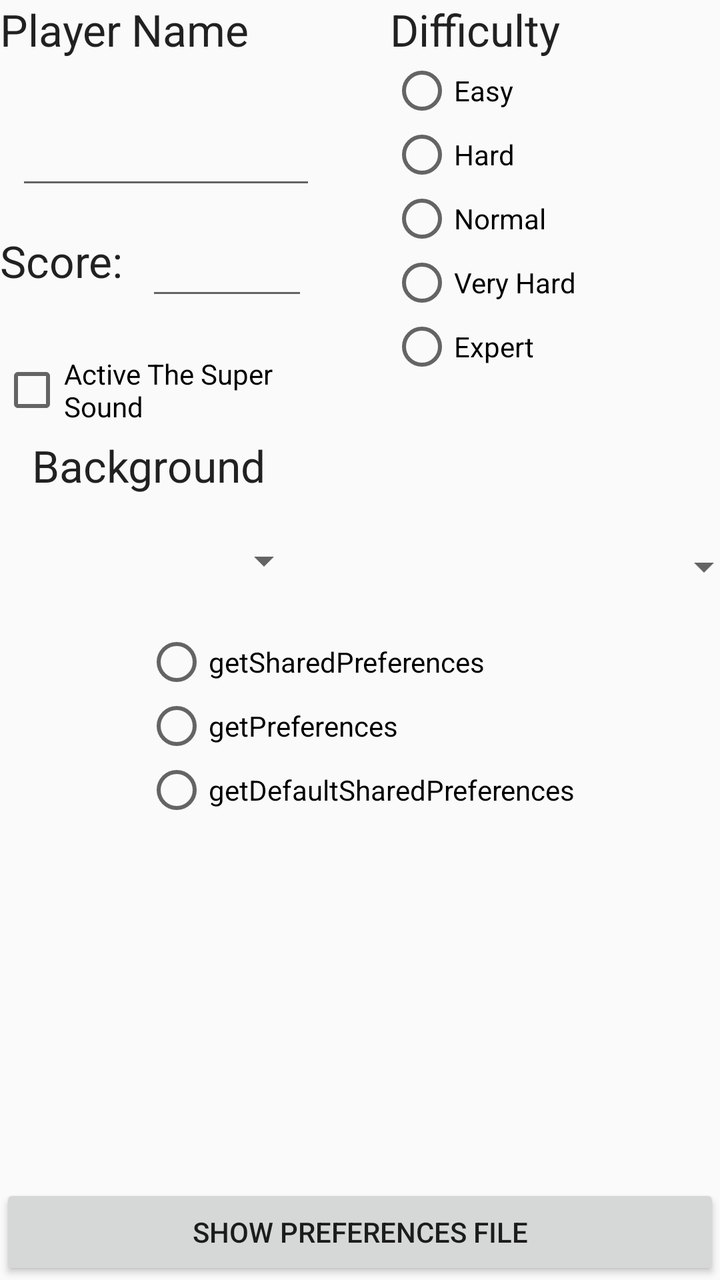
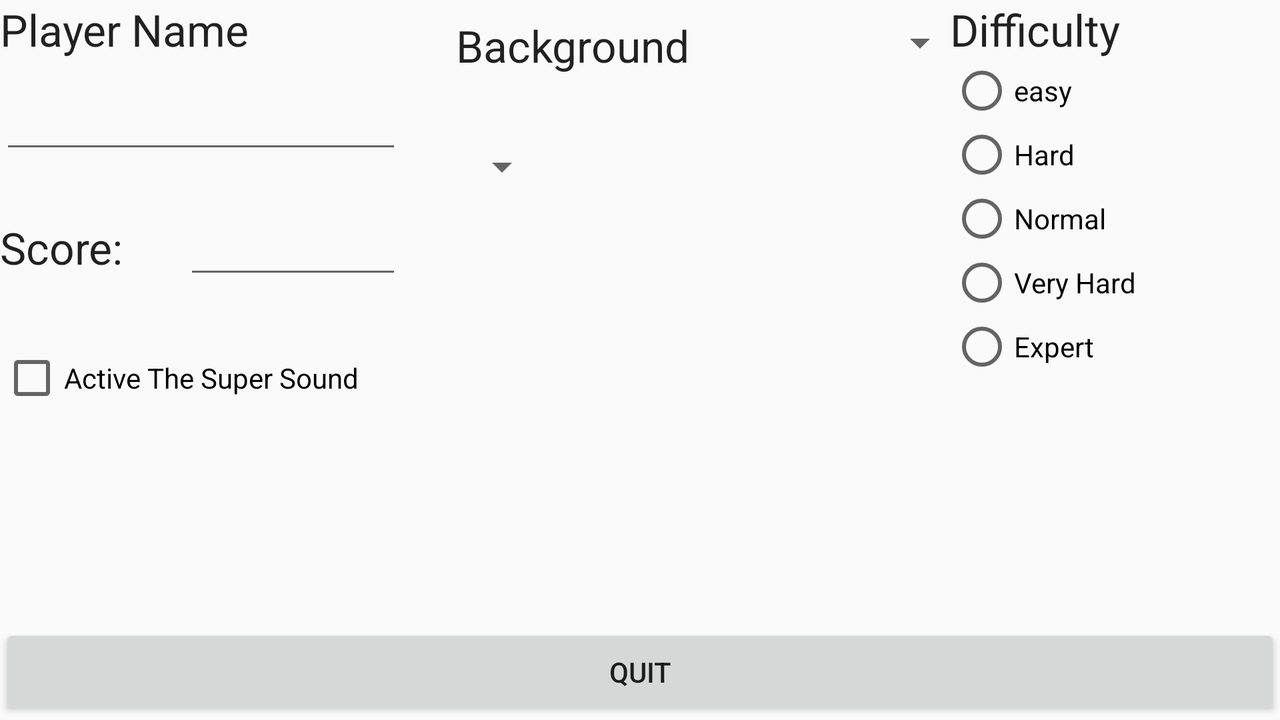

An Android layout and its configuration variant, each rendered on a device that would load it. The default file and the variant file are quoted in full after the pictures.
<!-- AndroidManifest.xml: application theme AppTheme -->
<!-- res/layout/activity_main.xml -->
<?xml version="1.0" encoding="utf-8"?>
<androidx.constraintlayout.widget.ConstraintLayout xmlns:android="http://schemas.android.com/apk/res/android"
    xmlns:app="http://schemas.android.com/apk/res-auto"
    xmlns:tools="http://schemas.android.com/tools"
    android:id="@+id/constrait"
    style="@style/landscpe"
    tools:context=".MainActivity">

    <TextView
        android:id="@+id/tvPlayerName"
        android:layout_width="150dp"
        android:layout_height="35dp"
        android:text="Player Name"
        android:textAppearance="@style/TextAppearance.AppCompat.Large"
        app:layout_constraintStart_toStartOf="parent"
        app:layout_constraintTop_toTopOf="parent" />

    <TextView
        android:id="@+id/tvScore"
        android:layout_width="69dp"
        android:layout_height="33dp"
        android:layout_marginTop="16dp"
        android:text="Score:"
        android:textAppearance="@style/TextAppearance.AppCompat.Large"
        app:layout_constraintStart_toStartOf="parent"
        app:layout_constraintTop_toBottomOf="@+id/etPlayerName" />

    <EditText
        android:id="@+id/etPlayerName"
        android:layout_width="150dp"
        android:layout_height="47dp"
        android:layout_marginStart="8dp"
        android:layout_marginLeft="8dp"
        android:ems="10"
        android:inputType="textPersonName"
        app:layout_constraintBottom_toTopOf="@+id/etScore"
        app:layout_constraintStart_toStartOf="parent"
        app:layout_constraintTop_toBottomOf="@+id/tvPlayerName"
        app:layout_constraintVertical_bias="0.604" />

    <EditText
        android:id="@+id/etScore"
        android:layout_width="81dp"
        android:layout_height="44dp"
        android:layout_marginStart="4dp"
        android:layout_marginLeft="4dp"
        android:layout_marginTop="76dp"
        android:ems="10"
        android:inputType="textPersonName"
        app:layout_constraintStart_toEndOf="@+id/tvScore"
        app:layout_constraintTop_toBottomOf="@+id/tvPlayerName" />

    <Spinner
        android:id="@+id/spinnerLevel"
        android:layout_width="156dp"
        android:layout_height="43dp"
        android:layout_marginStart="220dp"
        android:layout_marginLeft="220dp"
        android:layout_marginTop="68dp"
        app:layout_constraintStart_toStartOf="parent"
        app:layout_constraintTop_toBottomOf="@+id/linearLayout" />

    <Button
        android:id="@+id/btQuit"
        android:layout_width="match_parent"
        android:layout_height="wrap_content"
        android:text="Show Preferences File"
        app:layout_constraintBottom_toBottomOf="parent"
        app:layout_constraintEnd_toEndOf="parent"
        app:layout_constraintStart_toStartOf="parent" />

    <LinearLayout
        android:id="@+id/linearLayout"
        android:layout_width="165dp"
        android:layout_height="194dp"
        android:orientation="vertical"
        app:layout_constraintEnd_toEndOf="parent"
        app:layout_constraintTop_toTopOf="parent">

        <TextView
            android:id="@+id/textView"
            android:layout_width="match_parent"
            android:layout_height="wrap_content"
            android:text="Difficulty"
            android:textAppearance="@style/TextAppearance.AppCompat.Large" />

        <RadioGroup
            android:id="@+id/rgGeneral"
            android:layout_width="match_parent"
            android:layout_height="wrap_content">

            <RadioButton
                android:id="@+id/radioButton6"
                android:layout_width="match_parent"
                android:layout_height="wrap_content"
                android:text="Easy" />

            <RadioButton
                android:id="@+id/radioButton4"
                android:layout_width="match_parent"
                android:layout_height="wrap_content"
                android:text="Hard" />

            <RadioButton
                android:id="@+id/radioButton5"
                android:layout_width="match_parent"
                android:layout_height="wrap_content"
                android:text="Normal" />

            <RadioButton
                android:id="@+id/radioButton2"
                android:layout_width="match_parent"
                android:layout_height="wrap_content"
                android:text="Very Hard" />

            <RadioButton
                android:id="@+id/radioButton"
                android:layout_width="match_parent"
                android:layout_height="wrap_content"
                android:text="Expert" />
        </RadioGroup>
    </LinearLayout>

    <CheckBox
        android:id="@+id/checkBox1"
        android:layout_width="146dp"
        android:layout_height="37dp"
        android:layout_marginTop="28dp"
        android:text="Active The Super Sound"
        app:layout_constraintStart_toStartOf="parent"
        app:layout_constraintTop_toBottomOf="@+id/tvScore" />

    <Spinner
        android:id="@+id/spinnerColor"
        android:layout_width="140dp"
        android:layout_height="49dp"
        android:layout_marginStart="16dp"
        android:layout_marginLeft="16dp"
        android:spinnerMode="dropdown"
        app:layout_constraintBottom_toBottomOf="@+id/spinnerLevel"
        app:layout_constraintStart_toStartOf="parent" />

    <TextView
        android:id="@+id/tvBackground"
        android:layout_width="120dp"
        android:layout_height="31dp"
        android:text="Background"
        android:textAppearance="@style/TextAppearance.AppCompat.Large"
        app:layout_constraintBottom_toTopOf="@+id/spinnerColor"
        app:layout_constraintStart_toStartOf="@+id/spinnerColor"
        app:layout_constraintTop_toBottomOf="@+id/checkBox1"
        app:layout_constraintVertical_bias="0.375" />

    <RadioGroup
        android:id="@+id/rgOptions"
        android:layout_width="wrap_content"
        android:layout_height="wrap_content"
        android:layout_marginTop="10dp"
        app:layout_constraintEnd_toEndOf="parent"
        app:layout_constraintStart_toStartOf="parent"
        app:layout_constraintTop_toBottomOf="@+id/spinnerLevel">

        <RadioButton
            android:id="@+id/getSharedPreferences"
            android:layout_width="match_parent"
            android:layout_height="wrap_content"
            android:text="getSharedPreferences" />

        <RadioButton
            android:id="@+id/getPreferences"
            android:layout_width="match_parent"
            android:layout_height="wrap_content"
            android:text="getPreferences" />

        <RadioButton
            android:id="@+id/getDefaultSharedPReferences"
            android:layout_width="match_parent"
            android:layout_height="wrap_content"
            android:text="getDefaultSharedPreferences" />
    </RadioGroup>

</androidx.constraintlayout.widget.ConstraintLayout>
<!-- resources referenced by this layout -->
<resources>
  <style name="landscpe">
          <item name="android:layout_width">match_parent</item>
          <item name="android:layout_height">match_parent</item>
      </style>
  <style name="AppTheme" parent="Theme.AppCompat.Light.DarkActionBar">
          
          <item name="colorPrimary">@color/colorPrimary</item>
          <item name="colorPrimaryDark">@color/colorPrimaryDark</item>
          <item name="colorAccent">@color/colorAccent</item>
      </style>
</resources>
<!-- res/layout-land/activity_main.xml (the repository's variant of the layout above) -->
<!-- drawn on the phone turned sideways -->
<?xml version="1.0" encoding="utf-8"?>
<androidx.constraintlayout.widget.ConstraintLayout xmlns:android="http://schemas.android.com/apk/res/android"
    xmlns:app="http://schemas.android.com/apk/res-auto"
    xmlns:tools="http://schemas.android.com/tools"
    style="@style/landscpe"
    tools:context=".MainActivity">

    <TextView
        android:id="@+id/tvPlayerName"
        android:layout_width="204dp"
        android:layout_height="32dp"
        android:text="Player Name"
        android:textAppearance="@style/TextAppearance.AppCompat.Large"
        app:layout_constraintStart_toStartOf="parent"
        app:layout_constraintTop_toTopOf="parent" />

    <TextView
        android:id="@+id/tvScore"
        android:layout_width="69dp"
        android:layout_height="33dp"
        android:text="Score:"
        android:textAppearance="@style/TextAppearance.AppCompat.Large"
        app:layout_constraintBottom_toTopOf="@+id/checkBox1"
        app:layout_constraintEnd_toStartOf="@+id/etScore"
        app:layout_constraintHorizontal_bias="0.0"
        app:layout_constraintStart_toStartOf="parent"
        app:layout_constraintTop_toBottomOf="@+id/etPlayerName"
        app:layout_constraintVertical_bias="0.51" />

    <EditText
        android:id="@+id/etPlayerName"
        android:layout_width="201dp"
        android:layout_height="41dp"
        android:ems="10"
        android:inputType="textPersonName"
        app:layout_constraintBottom_toTopOf="@+id/etScore"
        app:layout_constraintStart_toStartOf="parent"
        app:layout_constraintTop_toBottomOf="@+id/tvPlayerName"
        app:layout_constraintVertical_bias="0.222" />

    <EditText
        android:id="@+id/etScore"
        android:layout_width="109dp"
        android:layout_height="33dp"
        android:ems="10"
        android:inputType="textPersonName"
        app:layout_constraintBottom_toTopOf="@+id/checkBox1"
        app:layout_constraintEnd_toStartOf="@+id/guideline"
        app:layout_constraintTop_toBottomOf="@+id/spinnerColor"
        app:layout_constraintVertical_bias="0.12" />

    <Spinner
        android:id="@+id/spinnerLevel"
        android:layout_width="156dp"
        android:layout_height="43dp"
        android:layout_marginEnd="176dp"
        android:layout_marginRight="176dp"
        app:layout_constraintEnd_toEndOf="parent"
        app:layout_constraintStart_toEndOf="@+id/tvBackground"
        app:layout_constraintTop_toTopOf="parent" />

    <Button
        android:id="@+id/btQuit"
        android:layout_width="match_parent"
        android:layout_height="wrap_content"
        android:text="Quit"
        app:layout_constraintBottom_toBottomOf="parent"
        app:layout_constraintEnd_toEndOf="parent"
        app:layout_constraintStart_toStartOf="parent" />

    <androidx.constraintlayout.widget.Guideline
        android:id="@+id/guideline"
        android:layout_width="wrap_content"
        android:layout_height="wrap_content"
        android:orientation="vertical"
        app:layout_constraintGuide_begin="201dp" />

    <LinearLayout
        android:id="@+id/linearLayout"
        android:layout_width="165dp"
        android:layout_height="194dp"
        android:orientation="vertical"
        app:layout_constraintEnd_toEndOf="parent"
        app:layout_constraintTop_toTopOf="parent">

        <TextView
            android:id="@+id/textView"
            android:layout_width="match_parent"
            android:layout_height="wrap_content"
            android:text="Difficulty"
            android:textAppearance="@style/TextAppearance.AppCompat.Large" />

        <RadioGroup
            android:layout_width="match_parent"
            android:layout_height="wrap_content">

            <RadioButton
                android:id="@+id/radioButton6"
                android:layout_width="match_parent"
                android:layout_height="wrap_content"
                android:text="easy" />

            <RadioButton
                android:id="@+id/radioButton4"
                android:layout_width="match_parent"
                android:layout_height="wrap_content"
                android:text="Hard" />

            <RadioButton
                android:id="@+id/radioButton5"
                android:layout_width="match_parent"
                android:layout_height="wrap_content"
                android:text="Normal" />

            <RadioButton
                android:id="@+id/radioButton2"
                android:layout_width="match_parent"
                android:layout_height="wrap_content"
                android:text="Very Hard" />

            <RadioButton
                android:id="@+id/radioButton"
                android:layout_width="match_parent"
                android:layout_height="wrap_content"
                android:text="Expert" />
        </RadioGroup>
    </LinearLayout>

    <CheckBox
        android:id="@+id/checkBox1"
        android:layout_width="201dp"
        android:layout_height="42dp"
        android:layout_marginTop="60dp"
        android:text="Active The Super Sound"
        app:layout_constraintStart_toStartOf="parent"
        app:layout_constraintTop_toBottomOf="@+id/spinnerColor" />

    <Spinner
        android:id="@+id/spinnerColor"
        android:layout_width="140dp"
        android:layout_height="49dp"
        android:layout_marginTop="20dp"
        android:layout_marginEnd="200dp"
        android:layout_marginRight="200dp"
        app:layout_constraintEnd_toStartOf="@+id/linearLayout"
        app:layout_constraintTop_toBottomOf="@+id/tvBackground" />

    <TextView
        android:id="@+id/tvBackground"
        android:layout_width="120dp"
        android:layout_height="31dp"
        android:layout_marginStart="24dp"
        android:layout_marginLeft="24dp"
        android:layout_marginTop="8dp"
        android:text="Background"
        android:textAppearance="@style/TextAppearance.AppCompat.Large"
        app:layout_constraintStart_toEndOf="@+id/tvPlayerName"
        app:layout_constraintTop_toTopOf="parent" />

</androidx.constraintlayout.widget.ConstraintLayout>
